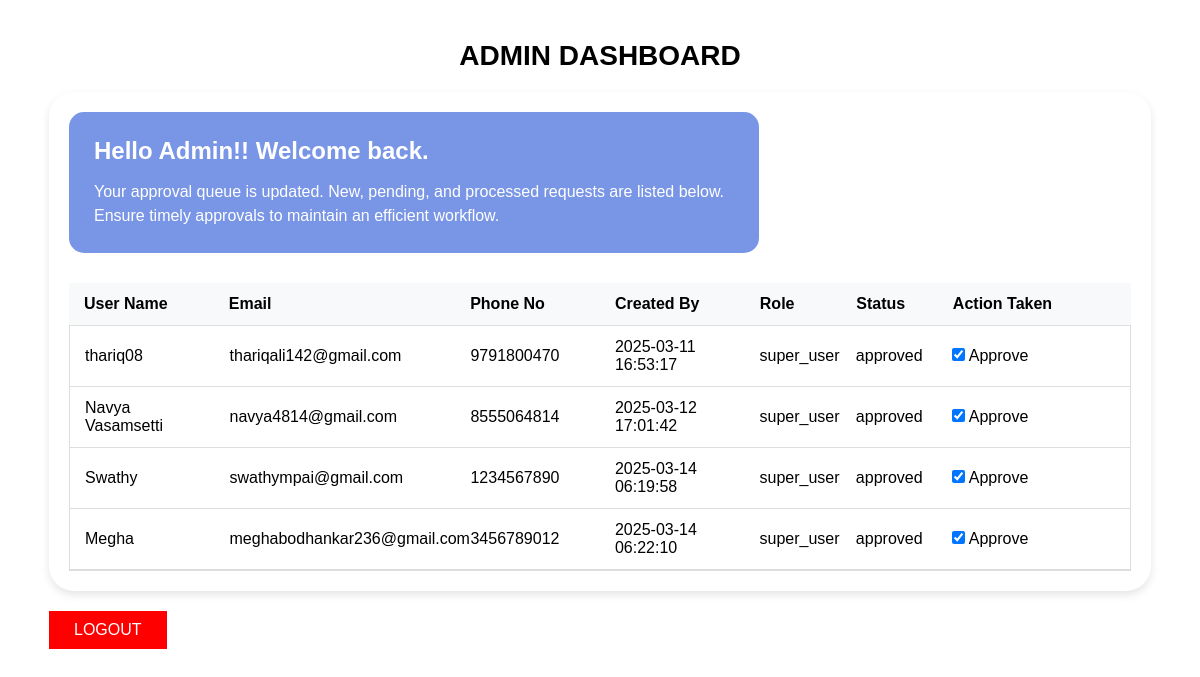
Screenshot of /admin_dashboard (signed in) with the database file from the repository.
### models.py (models this page shows)
class User(db.Model):
    __tablename__ = 'user'
    id = db.Column(db.Integer, primary_key=True)
    username = db.Column(db.String(50), unique=True, nullable=False)
    family_name = db.Column(db.String(100), nullable=False)
    email = db.Column(db.String(100), unique=True, nullable=False)
    password = db.Column(db.String(200), nullable=False)  # Hashed password
    phone = db.Column(db.String(15), nullable=False)
    address = db.Column(db.String(255), nullable=False)
    role = db.Column(db.String(20), default="super_user")
    privilege = db.Column(db.String(20), default="edit")
    approved_by = db.Column(db.Integer, db.ForeignKey("user.id"), nullable=True)
    status = db.Column(db.String(20), default="pending")
    created_on = db.Column(db.DateTime, default=db.func.current_timestamp())

### main.py (the view)
@app.route("/admin_dashboard")
@login_required
def admin_dashboard():
    if "user_id" not in session or session.get("role") != "admin":
        return redirect(url_for("login"))
    page = request.args.get('page', 1, type=int)
    users = User.query.filter_by(role="super_user").paginate(page=page, per_page=4, error_out=False)
    return render_template("admin_dashboard.html", users=users)

### main.py (called while the page is built)
def login_required(f):
    @wraps(f)
    def decorated_function(*args, **kwargs):
        if 'email' not in session:
            flash("You must be logged in to access this page.")
            return redirect(url_for('login'))
        return f(*args, **kwargs)
    return decorated_function

### templates/admin_dashboard.html (shortened to what this page needs)
<!DOCTYPE html>
<html lang="en">
<head>
    <link rel="stylesheet" href="{{ url_for('static', filename='styles/admin_dash.css') }}">
</head>
<body>
    <h1>ADMIN DASHBOARD</h1>
    <div class="dashboard-container">
        <div class="welcome-section">
            <div class="welcome-text">
                <h2>Hello Admin!! Welcome back.</h2>
                <p>Your approval queue is updated. New, pending, and processed requests are listed below. Ensure timely approvals to maintain an efficient workflow.</p>
            </div>
            <div class="welcome-image"></div>
        </div>
        <div class="table-container">
            <table class="user-table">
                <thead>
                    <tr>
                        <th>User Name</th>
                        <th>Email</th>
                        <th>Phone No</th>
                        <th>Created By</th>
                        <th>Role</th>
                        <th>Status</th>
                        <th>Action Taken</th>
                    </tr>
                </thead>
            </table>
            <div class="table-scrollable-body">
                <table class="user-table" id="user-data-table">
                    <tbody>
                        {% for user in users %}
                        <tr>
                            <td>{{ user.username }}</td>
                            <td>{{ user.email }}</td>
                            <td>{{ user.phone }}</td>
                            <td>{{ user.created_on }}</td>
                            <td>{{ user.role }}</td>
                            <td>{{ user.status }}</td>
                            <td>
                                <form action="{{ url_for('update_approved_by') }}" method="POST">
                                    <div class="approval-options">
                                        <div class="approval-option">
                                            <input type="checkbox" id="approve-{{ user.id }}" name="approve"
                                                   onchange="this.form.submit()"
                                                   {% if user.status == 'approved' %}checked{% endif %}>
                                            <label for="approve-{{ user.id }}">
                                                {% if user.status == 'pending' %}
                                                    Disapprove
                                                {% else %}
                                                    Approve
                                                {% endif %}
                                            </label>
                                        </div>
                                    </div>
                                </form>
                            </td>
                        </tr>
                        {% endfor %}
                    </tbody>
                </table>
            </div>
        </div>
    </div>
    <div class="footer">
        <a href="{{ url_for('logout') }}" class="logout-btn">LOGOUT</a>
    </div>
</body>
</html>
</body>
</html>

### static/styles/admin_dash.css (style rules this page uses)
* { margin: 0; padding: 0; box-sizing: border-box; font-family: Arial, sans-serif; }
body { background-image: url('https://i.pinimg.com/736x/6e/a3/80/6ea380cb6ce63f721fd3a179aabe4889.jpg'); background-size: cover; background-position: center; min-height: 100vh; padding: 20px; display: flex; flex-direction: column; align-items: center; }
h1 { color: #000; margin: 20px 0; font-size: 28px; font-weight: bold; }
.dashboard-container { background-color: white; border-radius: 25px; width: 95%; max-width: 1200px; padding: 20px; box-shadow: 0 4px 8px rgba(0, 0, 0, 0.1); }
.welcome-section { display: flex; justify-content: space-between; margin-bottom: 30px; }
.welcome-text { background-color: #7995E5; border-radius: 15px; padding: 25px; color: #fff; width: 65%; }
.welcome-text h2 { font-size: 24px; margin-bottom: 15px; }
.welcome-text p { font-size: 16px; line-height: 1.5; }
.welcome-image { width: 30%; background-image: url('https://i.pinimg.com/736x/13/ed/05/13ed05f3400d5de051ac18d22ba0354a.jpg'); background-size: contain; background-repeat: no-repeat; background-position: center; }
.table-container { width: 100%; overflow-x: auto; }
.user-table { width: 100%; border-collapse: collapse; table-layout: fixed; }
.user-table th, .user-table td { padding: 12px 15px; text-align: left; border-bottom: 1px solid #ddd; }
.user-table th { background-color: #f8f9fa; font-weight: bold; }
.user-table th:nth-child(1), .user-table td:nth-child(1) { width: 15%; }
.user-table th:nth-child(2), .user-table td:nth-child(2) { width: 25%; }
.user-table th:nth-child(3), .user-table td:nth-child(3) { width: 15%; }
.user-table th:nth-child(4), .user-table td:nth-child(4) { width: 15%; }
.user-table th:nth-child(5), .user-table td:nth-child(5) { width: 10%; }
.user-table th:nth-child(6), .user-table td:nth-child(6) { width: 10%; }
.user-table th:nth-child(7), .user-table td:nth-child(7) { width: 20%; }
.table-scrollable-body { max-height: 250px; overflow-y: scroll; display: block; border: 1px solid #ddd; margin-top: -1px; }
.table-scrollable-body { scrollbar-width: thin; scrollbar-color: #888 #f1f1f1; }
.footer { display: flex; justify-content: space-between; width: 95%; max-width: 1200px; margin-top: 20px; }
.logout-btn { background-color: #ff0000; color: white; border: none; padding: 10px 25px; font-size: 16px; cursor: pointer; text-transform: uppercase; text-decoration: none; }

### rows the page displays
User: username "thariq08", email "thariqali142@gmail.com", phone "9791800470", created_on "2025-03-11 16:53:17", role "super_user", status "approved", status "☑", shows "Approve"
User: username "Navya Vasamsetti", email "navya4814@gmail.com", phone "8555064814", created_on "2025-03-12 17:01:42", role "super_user", status "approved", status "☑", shows "Approve"
User: username "Swathy", email "swathympai@gmail.com", phone "1234567890", created_on "2025-03-14 06:19:58", role "super_user", status "approved", status "☑", shows "Approve"
User: username "Megha", email "meghabodhankar236@gmail.com", phone "3456789012", created_on "2025-03-14 06:22:10", role "super_user", status "approved", status "☑", shows "Approve"
